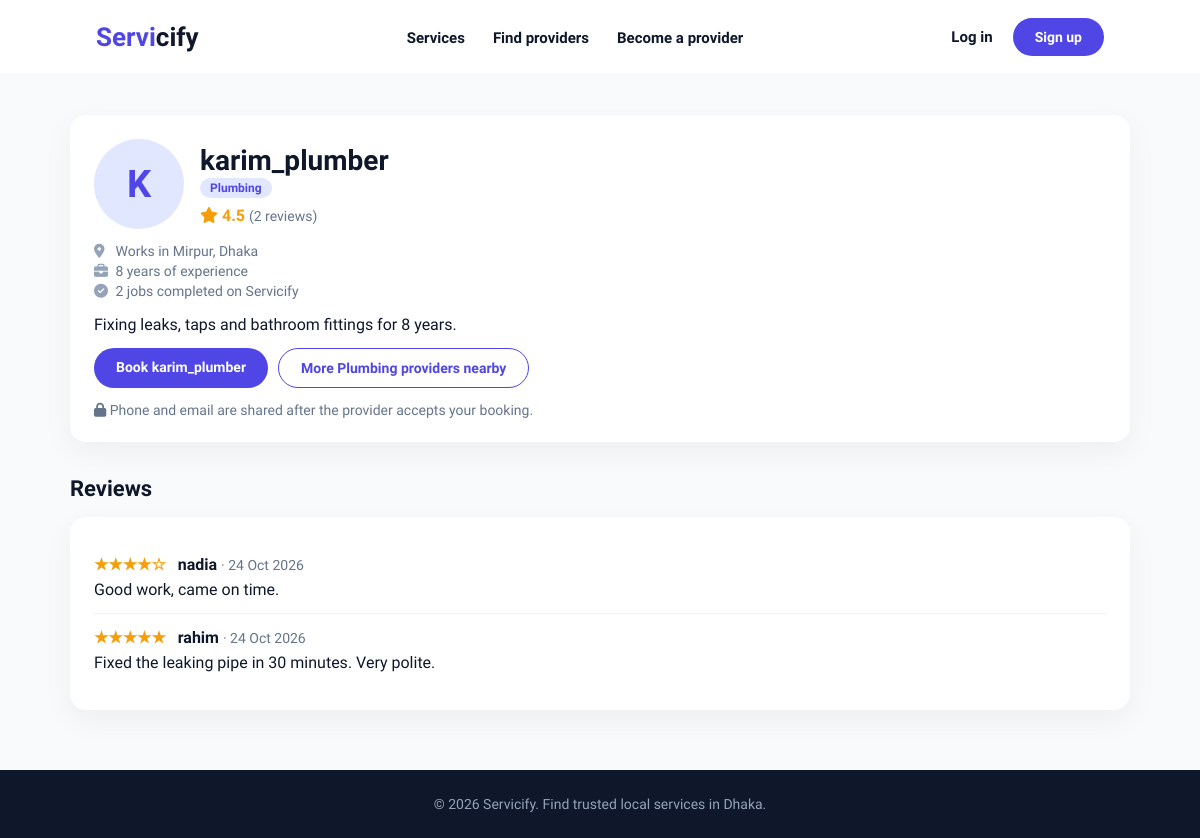
/provider/1/, run on the app's committed database.
### acc/models.py (models this page shows, shortened)
class Serviceman(models.Model):
    username = models.CharField(max_length=100, unique=True)
    email = models.EmailField(max_length=100, unique=True)
    password = models.CharField(max_length=128)          # stored hashed
    phone = models.CharField(max_length=15, validators=[phone_validator])
    service = models.ForeignKey(
        Service, on_delete=models.PROTECT, related_name='servicemen'
    )
    location = models.ForeignKey(
        Location, on_delete=models.PROTECT, related_name='servicemen'
    )
    address = models.CharField(max_length=255)
    experience = models.PositiveIntegerField(default=0)   # years
    bio = models.TextField(blank=True)
    def average_rating(self):
        avg = self.reviews.aggregate(avg=Avg('rating'))['avg']
        return round(avg, 1) if avg else None

class Service(models.Model):
    name = models.CharField(max_length=100, unique=True)
    description = models.TextField(blank=True)
    icon = models.CharField(max_length=50, default='screwdriver-wrench')
    image_url = models.URLField(blank=True)
    class Meta:
        ordering = ['name']

class Location(models.Model):
    name = models.CharField(max_length=100, unique=True)
    class Meta:
        ordering = ['name']

class User(models.Model):
    username = models.CharField(max_length=100, unique=True)
    email = models.EmailField(max_length=100, unique=True)
    password = models.CharField(max_length=128)          # stored hashed
    phone = models.CharField(max_length=15, validators=[phone_validator])
    location = models.ForeignKey(
        Location, on_delete=models.PROTECT, related_name='customers'
    )
    address = models.CharField(max_length=255)

### reviews/models.py (models this page shows, shortened)
class Review(models.Model):
    RATING_CHOICES = [
        (5, '5 - Excellent'),
        (4, '4 - Good'),
        (3, '3 - Okay'),
        (2, '2 - Poor'),
        (1, '1 - Terrible'),
    ]
    booking = models.OneToOneField(
        'acc.Booking', on_delete=models.CASCADE, related_name='review'
    )
    customer = models.ForeignKey(
        'acc.User', on_delete=models.CASCADE, related_name='reviews'
    )
    serviceman = models.ForeignKey(
        'acc.Serviceman', on_delete=models.CASCADE, related_name='reviews'
    )
    rating = models.PositiveSmallIntegerField(
        choices=RATING_CHOICES,
        validators=[MinValueValidator(1), MaxValueValidator(5)]
    )
    comment = models.TextField(blank=True)
    created_at = models.DateTimeField(auto_now_add=True)
    class Meta:
        ordering = ['-created_at']
    def stars(self):
        return '★' * self.rating + '☆' * (5 - self.rating)

### acc/views.py (the view)
# urls.py: path('provider/<int:serviceman_id>/', views.provider_profile, name='provider_profile'),
def provider_profile(request, serviceman_id):
    provider = get_object_or_404(
        Serviceman.objects.select_related('service', 'location'),
        id=serviceman_id
    )
    reviews = provider.reviews.select_related('customer')
    return render(request, 'provider_profile.html', {
        'provider': provider,
        'reviews': reviews,
        'average': provider.average_rating(),
        'done_jobs': provider.bookings.filter(status='Completed').count(),
    })

### templates/provider_profile.html (shortened to what this page needs)
{% extends 'base.html' %}
{% block content %}
<div class="card">
    <div class="provider-top">
        <div class="avatar" style="width: 90px; height: 90px; font-size: 38px;">{{ provider.username|first|upper }}</div>
        <div>
            <h1 style="font-size: 28px;">{{ provider.username }}</h1>
            <span class="tag">{{ provider.service.name }}</span>
            <p style="margin-top: 8px;">
                {% if average %}
                    <span class="rating"><i class="fa-solid fa-star"></i> {{ average }}</span>
                    <span class="muted">({{ reviews|length }} review{{ reviews|length|pluralize }})</span>
                {% else %}
                    <span class="muted">No reviews yet</span>
                {% endif %}
            </p>
        </div>
    </div>
    <p class="info-line"><i class="fa-solid fa-location-dot"></i> Works in {{ provider.location.name }}, Dhaka</p>
    <p class="info-line"><i class="fa-solid fa-briefcase"></i> {{ provider.experience }} year{{ provider.experience|pluralize }} of experience</p>
    <p class="info-line"><i class="fa-solid fa-circle-check"></i> {{ done_jobs }} job{{ done_jobs|pluralize }} completed on Servicify</p>
    {% if provider.bio %}
        <p style="margin-top: 16px;">{{ provider.bio|linebreaksbr }}</p>
    {% endif %}
    <div class="actions">
        <a href="{% url 'book_service' provider.id %}" class="btn">Book {{ provider.username }}</a>
        <a href="{% url 'provider_list' %}?service={{ provider.service.id }}&location={{ provider.location.id }}" class="btn btn-outline">More {{ provider.service.name }} providers nearby</a>
    </div>
    <p class="muted" style="margin-top: 14px;">
        <i class="fa-solid fa-lock"></i> Phone and email are shared after the provider accepts your booking.
    </p>
</div>
<h2 class="section">Reviews</h2>
<div class="card">
    {% for r in reviews %}
        <div class="review">
            <span class="rating">{{ r.stars }}</span>
            <strong style="margin-left: 8px;">{{ r.customer.username }}</strong>
            <span class="muted"> &middot; {{ r.created_at|date:"d M Y" }}</span>
            {% if r.comment %}<p style="margin-top: 6px;">{{ r.comment }}</p>{% endif %}
        </div>
    {% empty %}
        <p class="muted">No reviews yet. Be the first to book and review!</p>
    {% endfor %}
</div>
{% endblock %}

### templates/base.html (style rules this page uses)
* { margin: 0; padding: 0; box-sizing: border-box; font-family: 'Plus Jakarta Sans', sans-serif; }
:root { --primary: #4f46e5; --primary-hover: #4338ca; --primary-light: #e0e7ff; --dark-text: #0f172a; --muted-text: #64748b; --card-shadow: 0 10px 30px rgba(0, 0, 0, 0.05); --radius-md: 16px; }
body { background: #f8fafc; color: var(--dark-text); min-height: 100vh; display: flex; flex-direction: column; }
a { color: var(--primary); }
.btn, .btn-primary { display: inline-block; border: none; cursor: pointer; text-decoration: none; background: var(--primary); color: #fff; padding: 11px 22px; border-radius: 30px; font-weight: 600; font-size: 14px; transition: all 0.2s; }
.btn-outline { background: #fff; color: var(--primary); border: 1.5px solid var(--primary); }
.card { background: #fff; border-radius: var(--radius-md); padding: 24px; box-shadow: var(--card-shadow); }
.muted { color: var(--muted-text); font-size: 14px; }
.avatar { width: 70px; height: 70px; border-radius: 50%; background: var(--primary-light); color: var(--primary); display: flex; align-items: center; justify-content: center; font-size: 28px; font-weight: 800; flex-shrink: 0; }
.provider-top { display: flex; gap: 16px; align-items: center; margin-bottom: 14px; }
.tag { display: inline-block; background: var(--primary-light); color: var(--primary); padding: 3px 10px; border-radius: 20px; font-size: 12px; font-weight: 700; }
.rating { color: #f59e0b; font-weight: 700; }
.info-line { color: var(--muted-text); font-size: 14px; margin: 4px 0; }
.info-line i { width: 18px; color: #94a3b8; }
.actions { display: flex; gap: 10px; flex-wrap: wrap; margin-top: 14px; }
h2.section { font-size: 22px; margin: 34px 0 16px; }
.review { border-bottom: 1px solid #f1f5f9; padding: 14px 0; }
.review:last-child { border-bottom: none; }

### data on the page
Serviceman: username|first "K", username "karim_plumber", service.name "Plumbing", location.name "Mirpur", experience "8", bio "Fixing leaks, taps and bathroom fittings for 8 years."
Review: stars "★★★★☆", customer.username "nadia", created_at "24 Oct 2026", comment "Good work, came on time."
Review: stars "★★★★★", customer.username "rahim", created_at "24 Oct 2026", comment "Fixed the leaking pipe in 30 minutes. Very polite."

### other printed values
{{ average }} "4.5"
{{ reviews|length }} "2"
{{ done_jobs }} "2"
